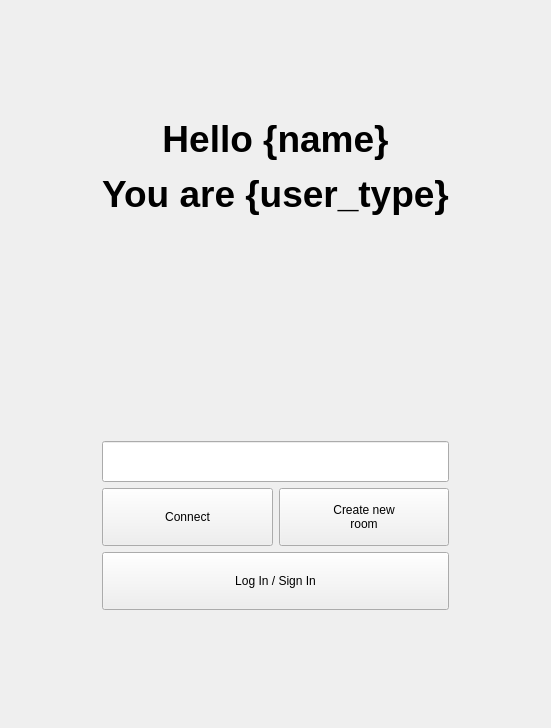
<?xml version="1.0" encoding="UTF-8"?>
<ui version="4.0">
 <class>MainWindow</class>
 <widget class="QMainWindow" name="MainWindow">
  <property name="enabled">
   <bool>true</bool>
  </property>
  <property name="geometry">
   <rect>
    <x>0</x>
    <y>0</y>
    <width>551</width>
    <height>728</height>
   </rect>
  </property>
  <property name="sizePolicy">
   <sizepolicy hsizetype="Fixed" vsizetype="Fixed">
    <horstretch>0</horstretch>
    <verstretch>0</verstretch>
   </sizepolicy>
  </property>
  <property name="windowTitle">
   <string>MainWindow</string>
  </property>
  <property name="styleSheet">
   <string notr="true">.QPushButton{
	height:50%;
	font: 16pt &quot;MS Shell Dlg 2&quot;;
}</string>
  </property>
  <widget class="QWidget" name="centralwidget">
   <layout class="QVBoxLayout" name="verticalLayout">
    <item>
     <layout class="QGridLayout" name="gridLayout">
      <item row="5" column="2">
       <layout class="QHBoxLayout" name="horizontalLayout_2">
        <item>
         <widget class="QPushButton" name="connect_button">
          <property name="text">
           <string>Connect</string>
          </property>
         </widget>
        </item>
        <item>
         <widget class="QPushButton" name="create_new_room_button">
          <property name="styleSheet">
           <string notr="true"/>
          </property>
          <property name="text">
           <string>Create new 
room</string>
          </property>
         </widget>
        </item>
       </layout>
      </item>
      <item row="0" column="2">
       <spacer name="verticalSpacer_2">
        <property name="orientation">
         <enum>Qt::Vertical</enum>
        </property>
        <property name="sizeHint" stdset="0">
         <size>
          <width>20</width>
          <height>40</height>
         </size>
        </property>
       </spacer>
      </item>
      <item row="2" column="2">
       <spacer name="verticalSpacer_3">
        <property name="orientation">
         <enum>Qt::Vertical</enum>
        </property>
        <property name="sizeHint" stdset="0">
         <size>
          <width>20</width>
          <height>40</height>
         </size>
        </property>
       </spacer>
      </item>
      <item row="7" column="2">
       <spacer name="verticalSpacer_4">
        <property name="orientation">
         <enum>Qt::Vertical</enum>
        </property>
        <property name="sizeHint" stdset="0">
         <size>
          <width>20</width>
          <height>40</height>
         </size>
        </property>
       </spacer>
      </item>
      <item row="4" column="2">
       <widget class="QLineEdit" name="room_code_field">
        <property name="styleSheet">
         <string notr="true">height: 35%;
font: 48pt &quot;MS Shell Dlg 2&quot;;
font: 20pt &quot;MS Shell Dlg 2&quot;;</string>
        </property>
        <property name="text">
         <string/>
        </property>
       </widget>
      </item>
      <item row="1" column="2">
       <widget class="QLabel" name="heading">
        <property name="text">
         <string>&lt;html&gt;&lt;head/&gt;&lt;body&gt;&lt;p align=&quot;center&quot;&gt;&lt;span style=&quot; font-size:28pt; font-weight:600;&quot;&gt;Hello {name}&lt;/span&gt;&lt;/p&gt;&lt;p align=&quot;center&quot;&gt;&lt;span style=&quot; font-size:28pt; font-weight:600;&quot;&gt;You are {user_type}&lt;/span&gt;&lt;/p&gt;&lt;/body&gt;&lt;/html&gt;</string>
        </property>
       </widget>
      </item>
      <item row="1" column="1">
       <spacer name="horizontalSpacer">
        <property name="orientation">
         <enum>Qt::Horizontal</enum>
        </property>
        <property name="sizeHint" stdset="0">
         <size>
          <width>40</width>
          <height>20</height>
         </size>
        </property>
       </spacer>
      </item>
      <item row="1" column="3">
       <spacer name="horizontalSpacer_2">
        <property name="orientation">
         <enum>Qt::Horizontal</enum>
        </property>
        <property name="sizeHint" stdset="0">
         <size>
          <width>40</width>
          <height>20</height>
         </size>
        </property>
       </spacer>
      </item>
      <item row="3" column="2">
       <spacer name="verticalSpacer">
        <property name="orientation">
         <enum>Qt::Vertical</enum>
        </property>
        <property name="sizeHint" stdset="0">
         <size>
          <width>20</width>
          <height>40</height>
         </size>
        </property>
       </spacer>
      </item>
      <item row="6" column="2">
       <widget class="QPushButton" name="login_button">
        <property name="text">
         <string>Log In / Sign In</string>
        </property>
       </widget>
      </item>
     </layout>
    </item>
   </layout>
  </widget>
 </widget>
 <resources/>
 <connections/>
</ui>
